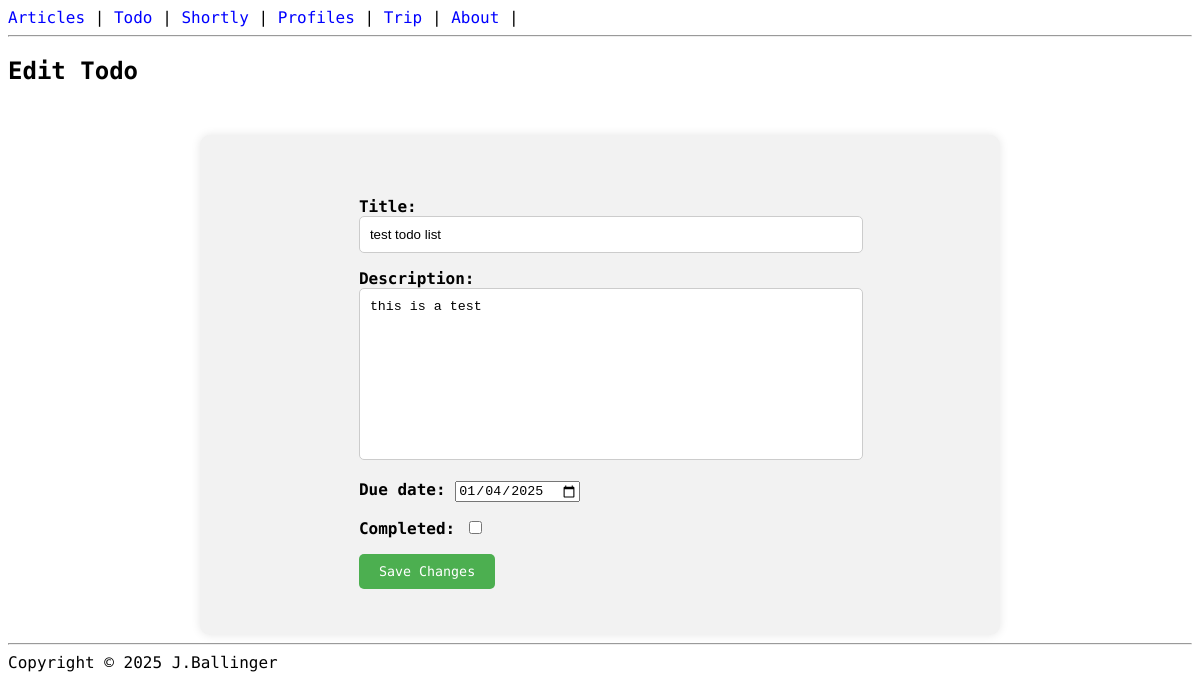
/todo/4/update/, run on the app's committed database.
### todo_app/models.py (models this page shows, shortened)
class Todo(models.Model):
    title = models.CharField(max_length=200)
    description = models.TextField()
    due_date = models.DateField()
    completed = models.BooleanField(default=False)

### todo_app/views.py (the view)
# urls.py: path('<int:pk>/update/', todo_update, name='todo_update'),
def todo_update(request, pk):
    todo = get_object_or_404(Todo, pk=pk)
    if request.method == 'POST':
        form = TodoForm(request.POST, instance=todo)
        if form.is_valid():
            form.save()
            return redirect('todo_list')
    else:
        form = TodoForm(instance=todo)
    return render(request, 'todo_app/todo_update.html', {'form': form})

### todo_app/forms.py
class TodoForm(forms.ModelForm):
    due_date = forms.DateField(widget=forms.DateInput(attrs={'type': 'date'}))
    class Meta:
        model = Todo
        fields = ['title', 'description', 'due_date', 'completed']

### templates/todo_app/todo_update.html (shortened to what this page needs)
{% extends "base.html" %}
{% block content %}
  <h2>Edit Todo</h2>
  <div class="form_create">
    <form method="POST">
      {{ form.as_p }}
      <button type="submit">Save Changes</button>
    </form>
  </div>
{% endblock %}

### todo_app/static/styles.css (style rules this page uses)
body { font-family: 'Martian Mono', monospace; }
label { font-weight: bold; margin-bottom: 5px; }
input[type="text"], textarea { width: 100%; padding: 10px; border: 1px solid #ccc; border-radius: 5px; resize: none; }
button[type="submit"] { padding: 10px 20px; background-color: #4caf50; color: white; border: none; border-radius: 5px; cursor: pointer; font-family: 'Martian Mono', monospace; }
.form_create { display: flex; flex-direction: column; height: 500px; width: 800px; margin: 0 auto; align-items: center; justify-content: center; background-color: #f2f2f2; margin-top: 50px; border-radius: 10px; box-shadow: 0 0 10px rgba(0, 0, 0, 0.1); }

### data on the page
Todo: title "test todo list", description "this is a test", due_date "01/04/2025"
